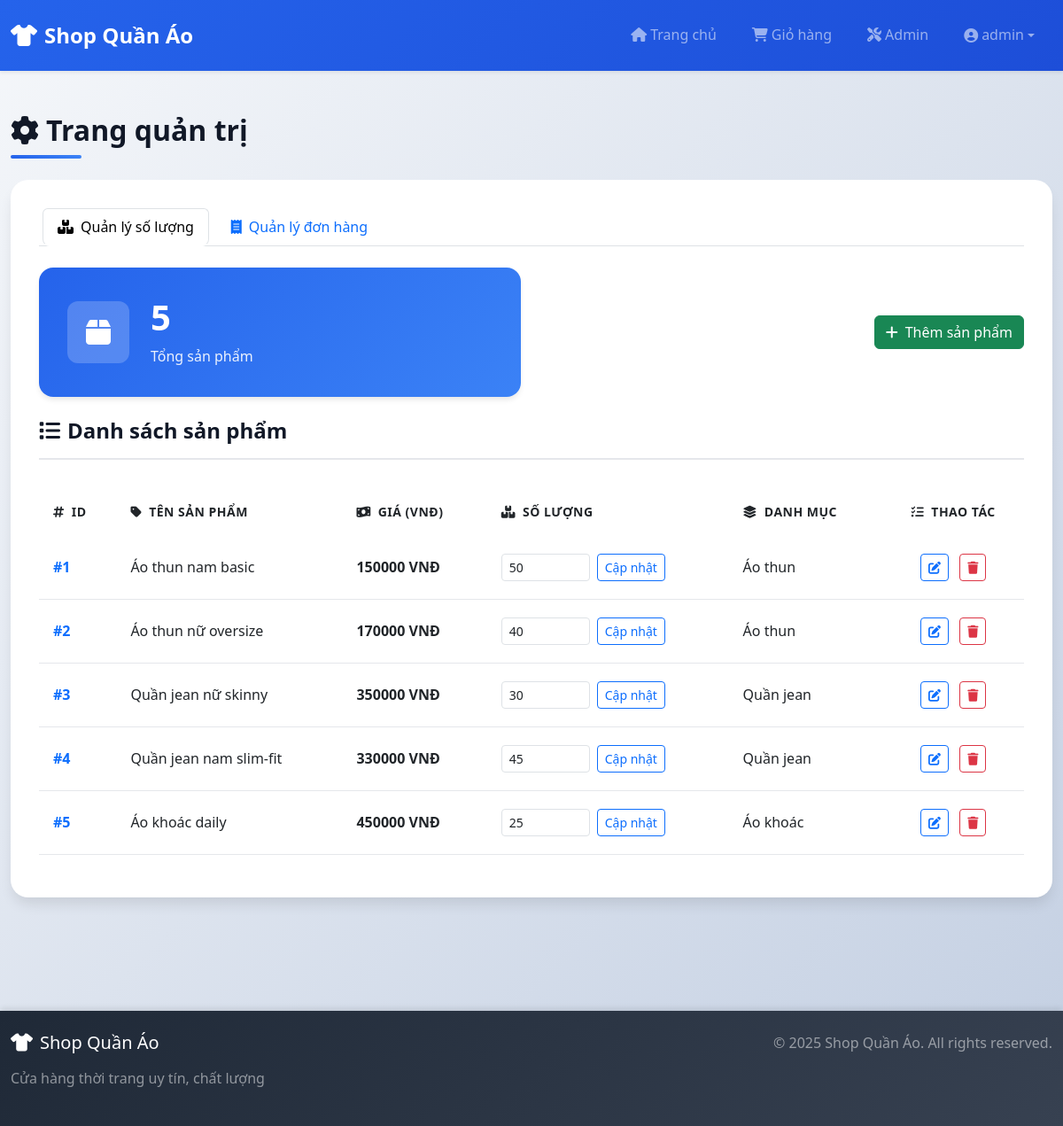
Page /admin (signed in) on the earlier database version.
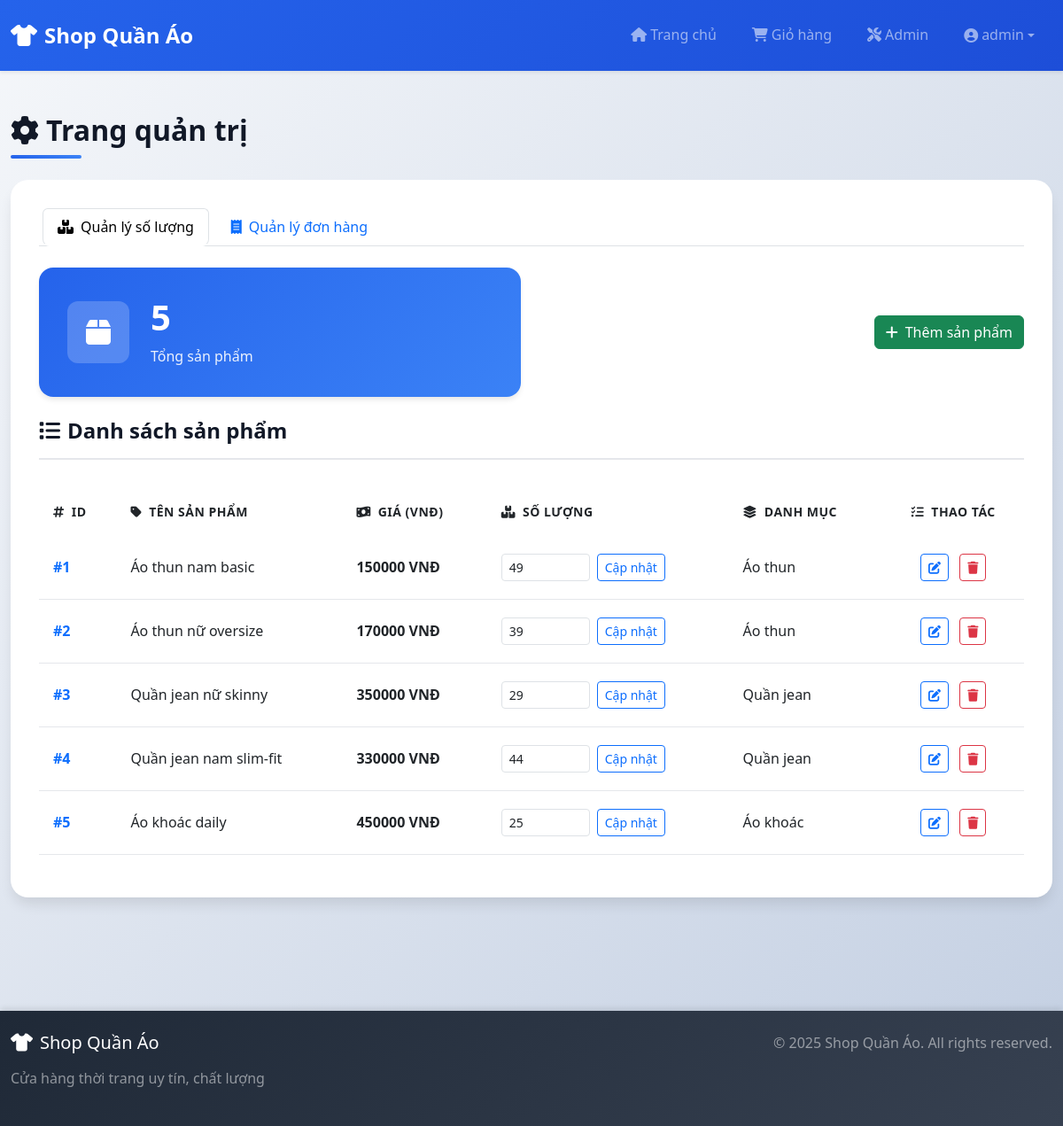
Same page on the later database version.
### tables this page shows
CREATE TABLE sanpham (
        id INTEGER PRIMARY KEY AUTOINCREMENT,
        ten TEXT,              -- tên sản phẩm
        gia INTEGER,           -- giá
        quantity INTEGER,      -- số lượng tồn
        size TEXT,             -- các size, ví dụ: "M,L,XL,XXL"
        color TEXT,            -- màu sắc
        description TEXT,      -- mô tả sản phẩm
        category_id INTEGER,   -- loại sản phẩm (danh mục)
        product_type TEXT,     -- loại chi tiết hơn nếu cần (ví dụ: unisex, basic, slim-fit)
        created_at TEXT,       -- ngày tạo
        FOREIGN KEY (category_id) REFERENCES categories(id)
    );

CREATE TABLE categories (
        id INTEGER PRIMARY KEY AUTOINCREMENT,
        name TEXT UNIQUE
    );

### app.py (the view)
@app.route("/admin")
def admin():
    if session.get("role") != "admin":
        return "URL không khả dụng - bạn không có quyền truy cập trang quản trị.", 403
    conn = get_db()
    c = conn.cursor()
    c.execute("SELECT * FROM sanpham")
    products = c.fetchall()
    c.execute("SELECT * FROM categories")
    categories = {row["id"]: row["name"] for row in c.fetchall()}
    return render_template("admin.html", products=products, categories=categories, active_tab="inventory")

### app.py (called while the page is built)
def get_db():
    if 'db' not in g:
        g.db = sqlite3.connect(current_app.config['DATABASE'])
        g.db.row_factory = sqlite3.Row
    return g.db

### templates/admin.html
{% extends "base.html" %}
{% block content %}
<div class="admin-header mb-4">
    <h2 class="section-title">
        <i class="fas fa-cog me-2"></i>Trang quản trị
    </h2>
    <div class="section-divider"></div>
</div>
<div class="admin-container">
    <ul class="nav nav-tabs mb-4" role="tablist">
        <li class="nav-item" role="presentation">
            <a class="nav-link {% if active_tab == 'inventory' %}active{% endif %}" href="/admin">
                <i class="fas fa-boxes me-2"></i>Quản lý số lượng
            </a>
        </li>
        <li class="nav-item" role="presentation">
            <a class="nav-link {% if active_tab == 'orders' %}active{% endif %}" href="/admin/orders">
                <i class="fas fa-receipt me-2"></i>Quản lý đơn hàng
            </a>
        </li>
    </ul>
    <div class="admin-stats mb-4">
        <div class="stat-card">
            <div class="stat-icon">
                <i class="fas fa-box"></i>
            </div>
            <div class="stat-content">
                <h3 class="stat-number">{{ products|length }}</h3>
                <p class="stat-label">Tổng sản phẩm</p>
            </div>
        </div>
        <div class="ms-auto d-flex align-items-center">
            <a href="/admin/product/new" class="btn btn-success">
                <i class="fas fa-plus me-2"></i>Thêm sản phẩm
            </a>
        </div>
    </div>
    <div class="admin-table-wrapper">
        <div class="table-header mb-3">
            <h5 class="table-title">
                <i class="fas fa-list me-2"></i>Danh sách sản phẩm
            </h5>
        </div>
        {% if products %}
        <div class="table-responsive">
            <table class="table admin-table">
                <thead>
                    <tr>
                        <th scope="col">
                            <i class="fas fa-hashtag me-2"></i>ID
                        </th>
                        <th scope="col">
                            <i class="fas fa-tag me-2"></i>Tên sản phẩm
                        </th>
                        <th scope="col"><i class="fas fa-money-bill-wave me-2"></i>Giá (VNĐ)</th>
                        <th scope="col"><i class="fas fa-boxes me-2"></i>Số lượng</th>
                        <th scope="col"><i class="fas fa-layer-group me-2"></i>Danh mục</th>
                        <th scope="col" class="text-center">
                            <i class="fas fa-tasks me-2"></i>Thao tác
                        </th>
                    </tr>
                </thead>
                <tbody>
                    {% for p in products %}
                    <tr>
                        <td class="fw-bold text-primary">#{{ p['id'] }}</td>
                        <td>{{ p['ten'] }}</td>
                        <td class="fw-bold">{{ p['gia']|int }} VNĐ</td>
                        <td>
                            <form method="post" action="/admin/product/{{ p['id'] }}/quantity" class="d-flex align-items-center gap-2">
                                <input type="number" name="quantity" class="form-control form-control-sm" min="0"
                                       value="{{ p['quantity'] }}" style="max-width: 100px;">
                                <button type="submit" class="btn btn-sm btn-outline-primary">Cập nhật</button>
                            </form>
                        </td>
                        <td>{{ categories.get(p['category_id']) or '—' }}</td>
                        <td class="text-center">
                            <a href="/admin/product/{{ p['id'] }}/edit" class="btn btn-sm btn-outline-primary me-2">
                                <i class="fas fa-edit"></i>
                            </a>
                            <form method="post" action="/admin/product/{{ p['id'] }}/delete" class="d-inline" onsubmit="return confirm('Bạn có chắc muốn xóa sản phẩm này?');">
                                <button type="submit" class="btn btn-sm btn-outline-danger">
                                    <i class="fas fa-trash"></i>
                                </button>
                            </form>
                        </td>
                    </tr>
                    {% endfor %}
                </tbody>
            </table>
        </div>
        {% else %}
        <div class="empty-state">
            <i class="fas fa-inbox fa-3x mb-3 text-muted"></i>
            <p class="text-muted">Chưa có sản phẩm nào</p>
        </div>
        {% endif %}
    </div>
</div>
{% endblock %}

### templates/base.html (shortened to what this page needs)
<!DOCTYPE html>
<html lang="vi">
<head>
    <link rel="stylesheet" href="https://cdn.jsdelivr.net/npm/bootstrap@5.3.0/dist/css/bootstrap.min.css">
    <link rel="stylesheet" href="https://cdnjs.cloudflare.com/ajax/libs/font-awesome/6.4.0/css/all.min.css">
    <link rel="stylesheet" href="{{ url_for('static', filename='css/style.css') }}">
</head>
<body>
    <nav class="navbar navbar-expand-lg navbar-dark bg-primary shadow-sm">
        <div class="container">
            <a class="navbar-brand fw-bold" href="/">
                <i class="fas fa-tshirt me-2"></i>Shop Quần Áo
            </a>
            <div class="collapse navbar-collapse" id="navbarNav">
                <ul class="navbar-nav ms-auto">
                    <li class="nav-item">
                        <a class="nav-link" href="/">
                            <i class="fas fa-home me-1"></i>Trang chủ
                        </a>
                    </li>
                    <li class="nav-item">
                        <a class="nav-link" href="/cart">
                            <i class="fas fa-shopping-cart me-1"></i>Giỏ hàng
                        </a>
                    </li>
                    {% if session.get('role') == 'admin' %}
                    <li class="nav-item">
                        <a class="nav-link" href="/admin">
                            <i class="fas fa-tools me-1"></i>Admin
                        </a>
                    </li>
                    {% endif %}
                    {% if session.get('user') %}
                    <li class="nav-item dropdown">
                        <a class="nav-link dropdown-toggle d-flex align-items-center" href="#" id="userMenu" role="button" data-bs-toggle="dropdown" aria-expanded="false">
                            <i class="fas fa-user-circle me-1"></i>
                            <span>{{ session['user'] }}</span>
                        </a>
                    </li>
                    {% endif %}
                </ul>
            </div>
        </div>
    </nav>
    <main class="main-content">
        <div class="container my-5">
            {% block content %}{% endblock %}
        </div>
    </main>
    <footer class="footer mt-5">
        <div class="container py-4">
            <div class="row">
                <div class="col-md-6">
                    <h5 class="text-white mb-3">
                        <i class="fas fa-tshirt me-2"></i>Shop Quần Áo
                    </h5>
                    <p class="text-white-50">Cửa hàng thời trang uy tín, chất lượng</p>
                </div>
                <div class="col-md-6 text-md-end">
                    <p class="text-white-50 mb-0">
                        &copy; 2025 Shop Quần Áo. All rights reserved.
                    </p>
                </div>
            </div>
        </div>
    </footer>
</body>
</html>

### static/css/style.css (style rules this page uses)
:root { --primary-color: #2563eb; --primary-dark: #1d4ed8; --primary-light: #3b82f6; --secondary-color: #10b981; --danger-color: #ef4444; --warning-color: #f59e0b; --dark-color: #1f2937; --light-color: #f9fafb; --border-color: #e5e7eb; --text-dark: #111827; --text-muted: #6b7280; --shadow-sm: 0 1px 2px 0 rgba(0, 0, 0, 0.05); --shadow-md: 0 4px 6px -1px rgba(0, 0, 0, 0.1); --shadow-lg: 0 10px 15px -3px rgba(0, 0, 0, 0.1); --shadow-xl: 0 20px 25px -5px rgba(0, 0, 0, 0.1); --transition: all 0.3s ease; }
* { margin: 0; padding: 0; box-sizing: border-box; }
body { font-family: 'Segoe UI', Tahoma, Geneva, Verdana, sans-serif; background: linear-gradient(135deg, #f5f7fa 0%, #c3cfe2 100%); min-height: 100vh; color: var(--text-dark); line-height: 1.6; }
.navbar { background: linear-gradient(135deg, var(--primary-color) 0%, var(--primary-dark) 100%) !important; box-shadow: var(--shadow-md); padding: 1rem 0; }
.navbar-brand { font-size: 1.5rem; font-weight: 700; transition: var(--transition); }
.nav-link { font-weight: 500; transition: var(--transition); padding: 0.5rem 1rem !important; border-radius: 8px; margin: 0 0.25rem; }
.main-content { min-height: calc(100vh - 200px); padding-bottom: 2rem; }
.container { max-width: 1200px; }
.products-header, .cart-header, .admin-header { margin-bottom: 2rem; }
.section-title { font-size: 2rem; font-weight: 700; color: var(--text-dark); margin-bottom: 0.5rem; }
.section-divider { height: 4px; width: 80px; background: linear-gradient(90deg, var(--primary-color), var(--primary-light)); border-radius: 2px; margin-top: 0.5rem; }
.admin-container { background: #fff; border-radius: 20px; padding: 2rem; box-shadow: var(--shadow-lg); }
.admin-stats { display: grid; grid-template-columns: repeat(auto-fit, minmax(250px, 1fr)); gap: 1.5rem; margin-bottom: 2rem; }
.stat-card { background: linear-gradient(135deg, var(--primary-color), var(--primary-light)); border-radius: 16px; padding: 2rem; display: flex; align-items: center; color: #fff; box-shadow: var(--shadow-md); }
.stat-icon { width: 70px; height: 70px; background: rgba(255, 255, 255, 0.2); border-radius: 12px; display: flex; align-items: center; justify-content: center; font-size: 2rem; margin-right: 1.5rem; }
.stat-content { flex: 1; }
.stat-number { font-size: 2.5rem; font-weight: 700; margin-bottom: 0.5rem; }
.stat-label { font-size: 1rem; opacity: 0.9; margin: 0; }
.admin-table-wrapper { background: #fff; }
.table-header { padding-bottom: 1rem; border-bottom: 2px solid var(--border-color); }
.table-title { font-size: 1.5rem; font-weight: 700; color: var(--text-dark); margin: 0; }
.admin-table { margin-top: 1rem; }
.admin-table thead { background: linear-gradient(135deg, var(--primary-color), var(--primary-light)); color: #fff; }
.admin-table thead th { border: none; padding: 1rem; font-weight: 600; text-transform: uppercase; font-size: 0.875rem; letter-spacing: 0.5px; }
.admin-table tbody tr { transition: var(--transition); border-bottom: 1px solid var(--border-color); }
.admin-table tbody td { padding: 1.25rem 1rem; vertical-align: middle; }
.footer { background: linear-gradient(135deg, var(--dark-color), #374151); color: #fff; margin-top: 4rem; box-shadow: 0 -4px 6px -1px rgba(0, 0, 0, 0.1); }
html { scroll-behavior: smooth; }

Differences in the rows shown:
changed sanpham "Áo thun nam basic": quantity "50" → "49"
changed sanpham "Áo thun nữ oversize": quantity "40" → "39"
changed sanpham "Quần jean nữ skinny": quantity "30" → "29"
changed sanpham "Quần jean nam slim-fit": quantity "45" → "44"
